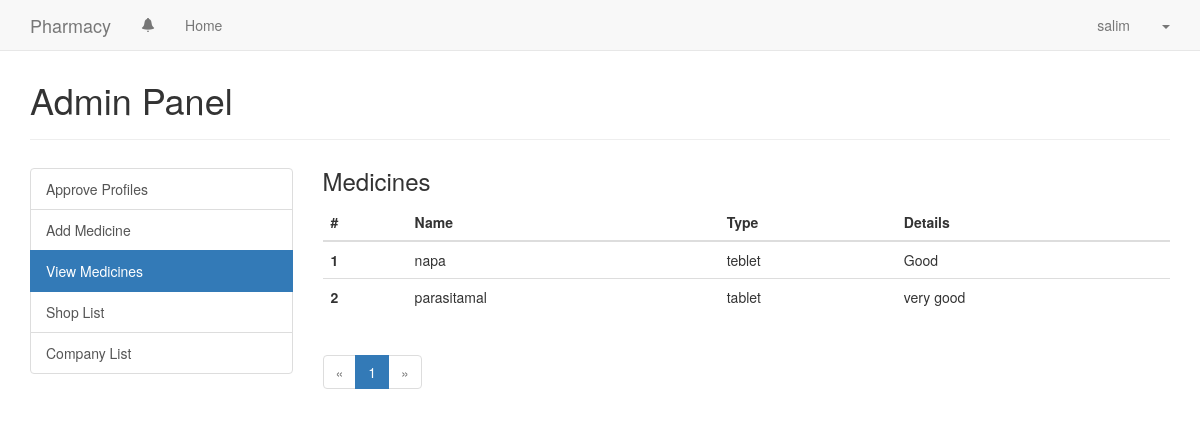
Page /useradmin/medicine/view (signed in) on the committed database.
### authentication/models.py (models this page shows, shortened)
@python_2_unicode_compatible
class Profile(models.Model):
    SHOP = 'S'
    COMPANY = 'C'
    INSTITUTION_TYPES = (
        (SHOP, 'Shop'),
        (COMPANY, 'Company')
    )
    user = models.OneToOneField(User,on_delete=models.CASCADE)
    name = models.CharField(max_length=30, blank=True)
    license_id = models.CharField(max_length=30, blank=True)
    type = models.CharField(max_length=1,choices=INSTITUTION_TYPES,blank=True)
    approved = models.BooleanField(default=False)
    class Meta:
        db_table = 'inst_profile'
    def get_screen_name(self):
        try:
            if self.user.get_full_name():
                return self.user.get_full_name()
            else:
                return self.user.username
        except:
            return self.user.username

### useradmin/models.py (models this page shows, shortened)
class Medicine(models.Model):
    name = models.CharField(max_length=30)
    type = models.CharField(max_length=30)
    details = models.TextField(max_length=500)
    class Meta:
        db_table = 'medicine'
    @staticmethod
    def get_medicines():
        medicines = Medicine.objects.all()
        return medicines

### useradmin/views.py (the view)
# urls.py: path('medicine/view', views.view_medicines, name='view_medicines'),
@login_required
def view_medicines(request):
    medicines = Medicine.get_medicines()
    paginator = Paginator(medicines, 10)
    page = request.GET.get('page')
    try:
        medicines = paginator.page(page)
    except PageNotAnInteger:
        medicines = paginator.page(1)
    except EmptyPage:
        medicines = paginator.page(paginator.num_pages)
    return render(request, 'useradmin/view_medicines.html', {'medicines': medicines})

### useradmin/templates/useradmin/view_medicines.html (shortened to what this page needs)
{% extends 'base.html' %}
{% load staticfiles %}
{% block head %}
<link href="{% static 'css/useradmin.css' %}" rel="stylesheet">
{% endblock head %}
{% block main %}
<div class="page-header">
    <h1>Admin Panel</h1>
</div>
<div class="row" style="margin-top: 2em">
    <div class="col-md-3">
        {% include 'useradmin/partial_admin_menu.html' with active='view_medicine' %}
    </div>
    <div class="col-md-9">
        <h3 style="margin-top: 0">Medicines</h3>
        <section class="medicines">
            <table class="table">
                <thead>
                <tr>
                    <th>#</th>
                    <th>Name</th>
                    <th>Type</th>
                    <th>Details</th>
                </tr>
                </thead>
                <tbody>
                {% for medicine in medicines %}
                <tr>
                    <th scope="row">{{medicine.pk}}</th>
                    <td>{{medicine.name}}</td>
                    <td>{{medicine.type}}</td>
                    <td>{{medicine.details}}</td>
                </tr>
                {% endfor %}
                </tbody>
            </table>
        </section>
        <div class="row">
            <div class="col-md-12">
                {% include 'paginator.html' with paginator=medicines %}
            </div>
        </div>
    </div>
</div>
{% endblock main %}

### templates/base.html (shortened to what this page needs)
<!DOCTYPE html>
<html lang="en">
<head>
    {% load staticfiles %}
    <link href="https://maxcdn.bootstrapcdn.com/bootstrap/3.3.5/css/bootstrap.min.css" rel="stylesheet">
    {% block head %}{% endblock %}
</head>
<body>
{% block body %}
<header>
    <nav class="navbar navbar-default navbar-fixed-top" role="navigation">
        <div class="container">
            <div class="navbar-header">
                <a class="navbar-brand" href="#">Pharmacy</a>
            </div>
            <div class="collapse navbar-collapse" id="menu">
                <ul class="nav navbar-nav">
                    {% if user.is_authenticated %}
                    <li>
                        <a href="#" id="notifications" data-container="body" data-toggle="popover"
                           data-placement="bottom" title="Notifications">
                            <span class="glyphicon glyphicon-bell"></span>
                        </a>
                    </li>
                    <li><a href="{% url 'home' %}">Home</a></li>
                    {% endif %}
                </ul>
                <ul class="nav navbar-nav navbar-right">
                    {% if user.is_authenticated %}
                    <li>
                        <a href="{% url 'profile' user.username %}">{{ user.profile.get_screen_name }}</a>
                    </li>
                    <li class="dropdown">
                        <a href="#" class="dropdown-toggle" data-toggle="dropdown"><b class="caret"></b></a>
                    </li>
                    {% endif %}
                </ul>
            </div>
        </div>
    </nav>
</header>
<main>
    <div class="container">
        <br><br>
        {% block main %}
        {% endblock main %}
    </div>
</main>
{% endblock body %}
</body>
</html>

### rows in the picture
Medicine: pk "1", name "napa", type "teblet", details "Good"
Medicine: pk "2", name "parasitamal", type "tablet", details "very good"

### other values in the picture
{{ user.profile.get_screen_name }} "salim"
{{ i }} "1"
